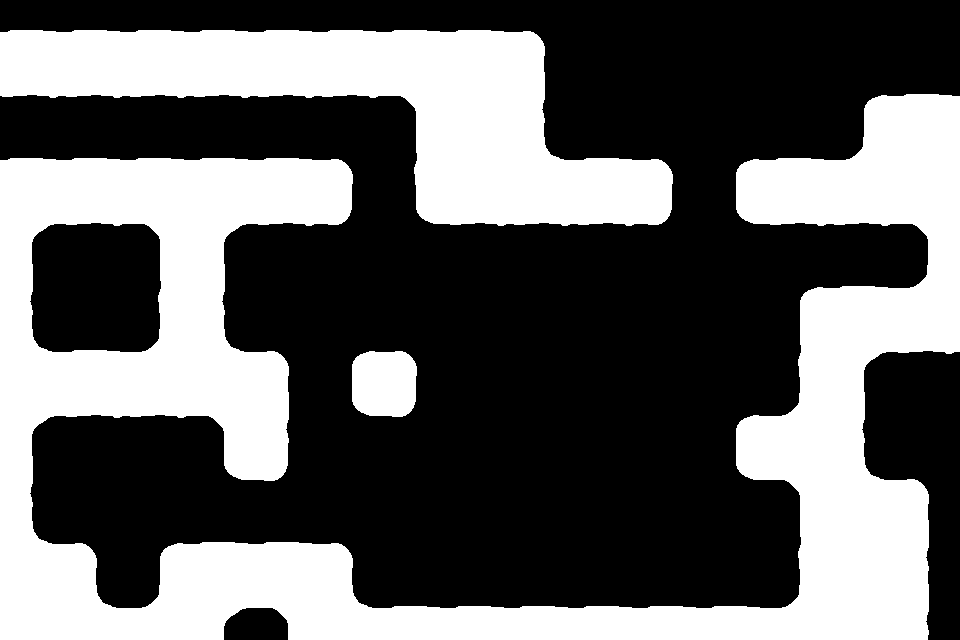

This is a level from a 2D game, rendered from its Tiled map with the project's own tilesets. A one-line summary and the complete map file follow:
An orthogonal 15x10 tile map with 64x64 px tiles, 1 tile layer (Chao) and 39 objects (24x Prefab, 11x Dead, 3x Fronteira, Trapped).

<map version="1.0" orientation="orthogonal" renderorder="right-down" width="15" height="10" tilewidth="64" tileheight="64" nextobjectid="103">
 <tileset firstgid="1" source="TilesetSimples/tileset.tsx" />
 <layer name="Chao" width="15" height="10">
  <properties>
   <property name="unity:layer" value="Solido" />
  </properties>
  <data encoding="csv">
2,2,2,2,2,2,2,2,3,0,0,0,0,0,0,
12,12,12,12,12,12,9,7,8,0,0,0,0,1,2,
2,2,2,2,2,3,6,7,5,2,3,1,2,4,7,
10,12,9,10,12,13,11,12,12,12,13,11,12,12,9,
8,0,6,8,0,0,0,0,0,0,0,0,1,2,4,
5,2,4,5,3,1,3,0,0,0,0,0,6,10,12,
10,12,12,9,8,11,13,0,0,0,0,1,4,8,0,
8,0,0,11,13,0,0,0,0,0,0,11,9,5,3,
5,3,1,2,2,3,0,0,0,0,0,0,6,7,8,
7,5,4,10,9,5,2,2,2,2,2,2,4,7,8
</data>
 </layer>
 <objectgroup name="Objetos" offsetx="0" offsety="-32">
  <properties>
   <property name="unity:layer" value="Objetos" />
  </properties>
  <object id="4" name="Porta" type="Prefab" gid="17" x="899.333" y="128" width="64" height="64" />
  <object id="5" name="Chave" type="Prefab" gid="18" x="737.167" y="445.5" width="64" height="64" />
  <object id="8" name="Cristal" type="Prefab" gid="23" x="99" y="517" width="64" height="64" />
  <object id="13" name="Fronteira" x="-65" y="-288" width="64" height="929" />
  <object id="14" name="Fronteira" x="0" y="-320" width="960" height="64" />
  <object id="15" name="Fronteira" x="960" y="-288" width="64" height="928" />
  <object id="29" name="Placa" type="Prefab" gid="15" x="348.667" y="385" width="64" height="64">
   <properties>
    <property name="msg" value="Parece que há uma saída" />
   </properties>
  </object>
  <object id="43" name="Bloco" type="Prefab" gid="21" x="399.5" y="576" width="64" height="64" />
  <object id="59" name="Placa" type="Prefab" gid="15" x="869" y="512" width="64" height="64">
   <properties>
    <property name="msg" value="Você não deveria estar aqui" />
   </properties>
  </object>
  <object id="60" name="Placa" type="Prefab" gid="15" x="62" y="193" width="64" height="64">
   <properties>
    <property name="msg" value="Você sente seus pés afundando" />
   </properties>
  </object>
  <object id="61" name="Espinho" type="Prefab" gid="14" x="504.5" y="253" width="64" height="64" rotation="180">
   <properties>
    <property name="unity:layer" value="Morte" />
   </properties>
  </object>
  <object id="68" name="Dead" gid="25" x="22" y="401" width="64" height="64" />
  <object id="70" name="Dead" gid="25" x="71" y="376" width="64" height="64" rotation="45" />
  <object id="71" name="Dead" gid="25" x="153" y="369" width="64" height="64" rotation="-45" />
  <object id="72" name="Dead" gid="25" x="43" y="385" width="64" height="64" rotation="30" />
  <object id="73" name="Dead" gid="25" x="13" y="298" width="64" height="64" rotation="90" />
  <object id="74" name="Dead" gid="25" x="28.5587" y="279.435" width="64" height="64" rotation="60" />
  <object id="75" name="Dead" gid="25" x="52" y="370" width="64" height="64" />
  <object id="76" name="Dead" gid="25" x="84" y="349" width="64" height="64" />
  <object id="77" name="Dead" gid="25" x="15" y="345" width="64" height="64" />
  <object id="78" name="Dead" gid="25" x="56" y="326" width="64" height="64" rotation="45" />
  <object id="79" name="Dead" gid="25" x="100" y="345" width="64" height="64" rotation="60" />
  <object id="81" name="Espinho" type="Prefab" gid="14" x="322" y="249" width="64" height="64" rotation="180">
   <properties>
    <property name="unity:layer" value="Morte" />
   </properties>
  </object>
  <object id="82" name="Espinho" type="Prefab" gid="14" x="569" y="252" width="64" height="64" rotation="180">
   <properties>
    <property name="unity:layer" value="Morte" />
   </properties>
  </object>
  <object id="84" name="Espinho" type="Prefab" gid="14" x="369" y="640" width="64" height="64">
   <properties>
    <property name="unity:layer" value="Morte" />
   </properties>
  </object>
  <object id="86" name="Espinho" type="Prefab" gid="14" x="439" y="642" width="64" height="64">
   <properties>
    <property name="unity:layer" value="Morte" />
   </properties>
  </object>
  <object id="87" name="Espinho" type="Prefab" gid="14" x="510" y="640" width="64" height="64">
   <properties>
    <property name="unity:layer" value="Morte" />
   </properties>
  </object>
  <object id="88" name="Espinho" type="Prefab" gid="14" x="583" y="643" width="64" height="64">
   <properties>
    <property name="unity:layer" value="Morte" />
   </properties>
  </object>
  <object id="89" name="Espinho" type="Prefab" gid="14" x="659" y="642" width="64" height="64">
   <properties>
    <property name="unity:layer" value="Morte" />
   </properties>
  </object>
  <object id="90" name="Espinho" type="Prefab" gid="14" x="728" y="642" width="64" height="64">
   <properties>
    <property name="unity:layer" value="Morte" />
   </properties>
  </object>
  <object id="91" name="Espinho" type="Prefab" gid="14" x="97" y="643" width="64" height="64">
   <properties>
    <property name="unity:layer" value="Morte" />
   </properties>
  </object>
  <object id="92" name="Espinho" type="Prefab" gid="14" x="223" y="306" width="64" height="64" rotation="90">
   <properties>
    <property name="unity:layer" value="Morte" />
   </properties>
  </object>
  <object id="93" name="Bloco" type="Prefab" gid="21" x="497" y="575.5" width="64" height="64" />
  <object id="94" name="Bloco" type="Prefab" gid="21" x="591.5" y="576" width="64" height="64" />
  <object id="95" name="Bloco" type="Prefab" gid="21" x="625" y="474.5" width="64" height="64" />
  <object id="97" name="Bloco" type="Prefab" gid="21" x="675" y="366.5" width="64" height="64" />
  <object id="99" name="Placa" type="Prefab" gid="15" x="865" y="321" width="64" height="64">
   <properties>
    <property name="msg" value="O que você ainda está fazendo aqui?" />
   </properties>
  </object>
  <object id="100" name="Trapped" gid="20" x="225" y="698" width="64" height="64" />
  <object id="101" name="Jogador" type="Prefab" gid="24" x="-9" y="191" width="64" height="64" />
 </objectgroup>
</map>
